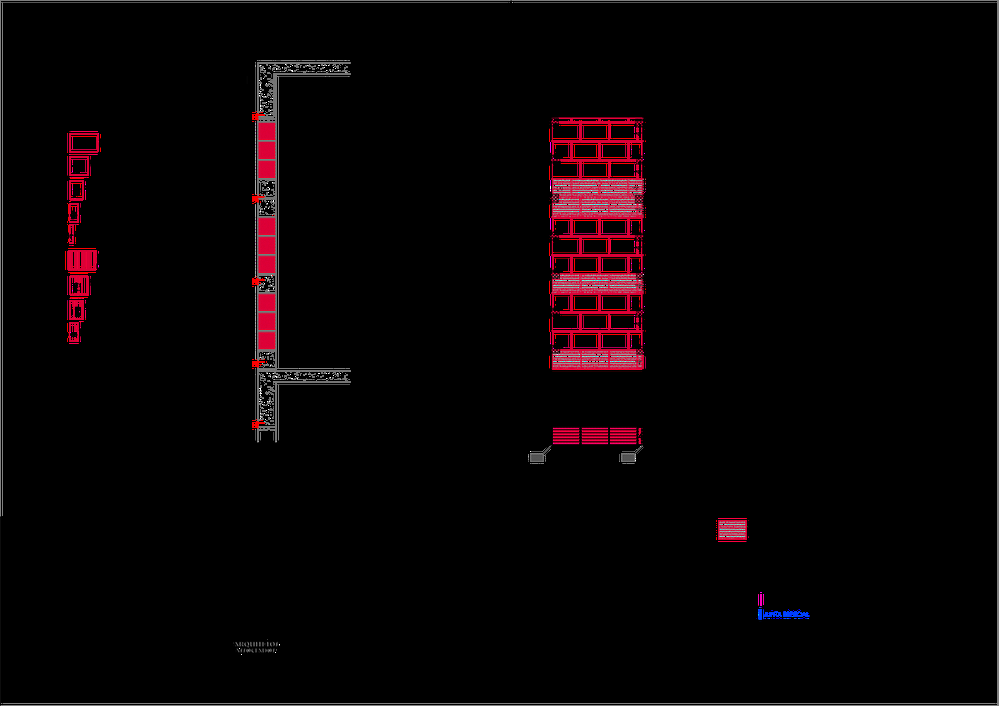
#> input picture dados/plantas_baixadas/planta_principal.png, 999 x 706 px, shrunk from 5790 x 4093 before the run
$ python analisar_planta_img.py
#> lines starting #> are read from the running program, lines starting #| are printed output that depends on the picture; after the words box and inside, x2 and y2 are one past the last pixel; in counts of white or black regions, pixels touching at a corner belong together
import cv2
import numpy as np
from PIL import Image
import pytesseract

IMAGEM = "planta_principal.png"

# --- PRÉ-PROCESSAMENTO PARA OCR --- #
# Carregar e converter para tons de cinza
img_cv = cv2.imread(IMAGEM)
#> img_cv is the input picture: shape (706, 999, 3); mean B, G, R 4.2, 2.9, 8.2
if img_cv is None:
    print(f"❌ Não foi possível abrir {IMAGEM}")
    exit(1)
gray = cv2.cvtColor(img_cv, cv2.COLOR_BGR2GRAY)
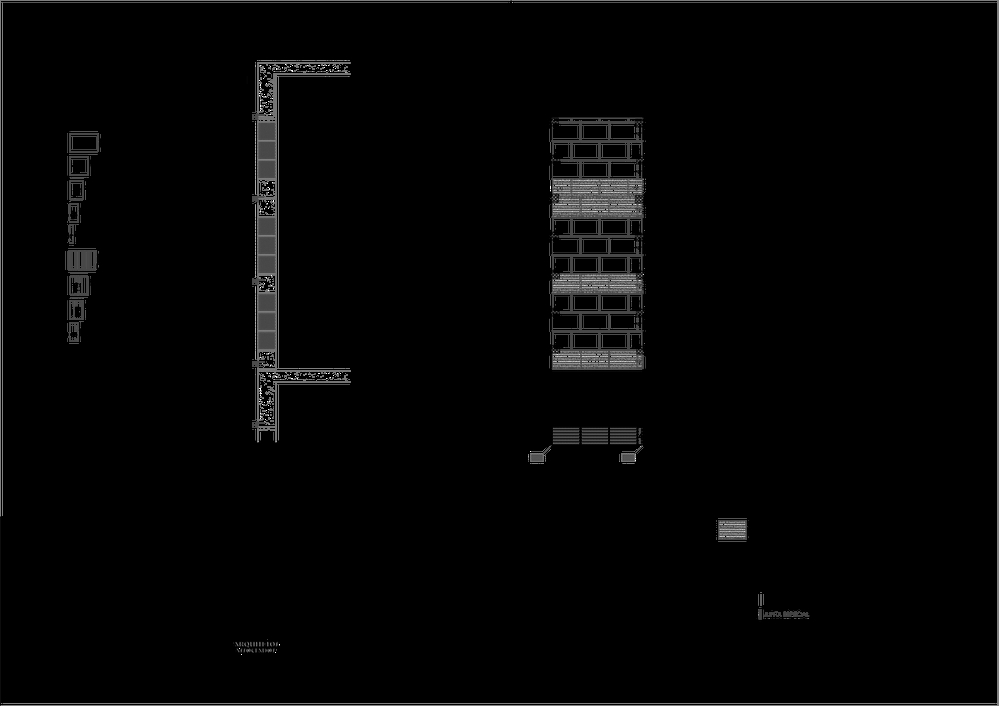
#> gray: shape (706, 999); min 0, max 255, mean 4.6

# Binarização adaptativa (melhora texto claro/escuro)
bin_img = cv2.adaptiveThreshold(
    gray, 255, cv2.ADAPTIVE_THRESH_MEAN_C, cv2.THRESH_BINARY, 25, 15
)
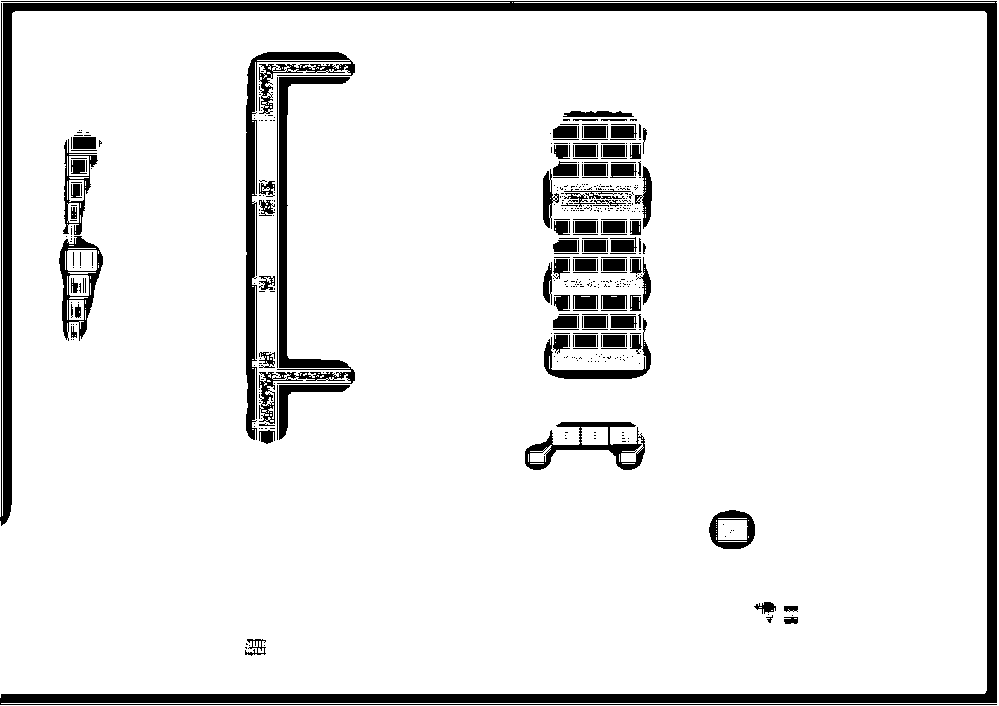
#> bin_img: shape (706, 999); 91.2% white; 479 black regions (362 under 20 px), largest, box (x1, y1, x2, y2) and area: (0, 1, 997, 705) 30861, (246, 52, 355, 440) 5200, (259, 77, 355, 424) 4372
cv2.imwrite("para_ocr.png", bin_img)  # só para visualizar/debug se quiser

# OCR com imagem binarizada
img_pil = Image.fromarray(bin_img)
#> (the run stopped early here; a loop or call above may not have finished)

$ run again, with dados/plantas_baixadas/planta_construcode.png copied over dados/plantas_baixadas/planta_principal.png
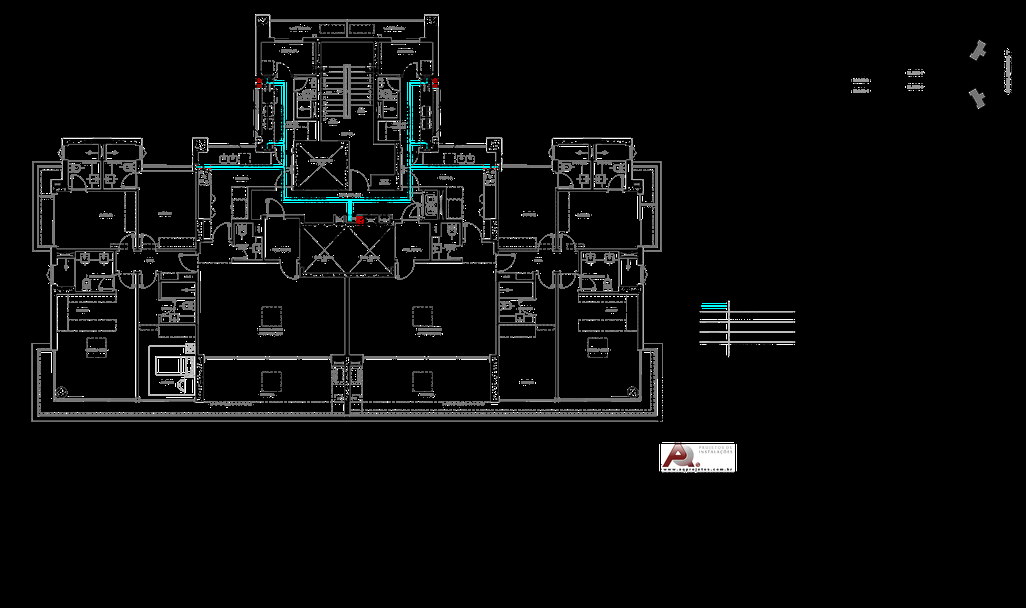
#> input picture dados/plantas_baixadas/planta_construcode.png, 1026 x 608 px, shrunk from 5946 x 3525 before the run
#> img_cv is the input picture: shape (608, 1026, 3); mean B, G, R 10.9, 10.9, 10.2
#> `bin_img = cv2.adaptiveThreshold( gray, 255, cv2.ADAPTIVE_THRESH_MEAN_C..`:
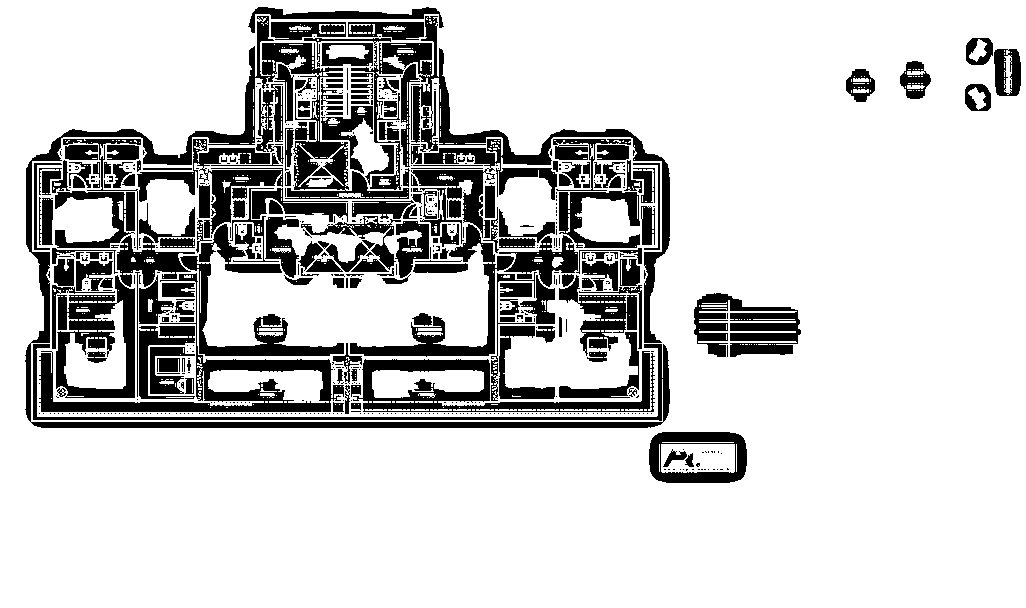
#> bin_img: shape (608, 1026); 80.4% white; 697 black regions (494 under 20 px), largest, box (x1, y1, x2, y2) and area: (25, 16, 670, 428) 16230, (304, 16, 670, 343) 11454, (39, 273, 344, 412) 6472
